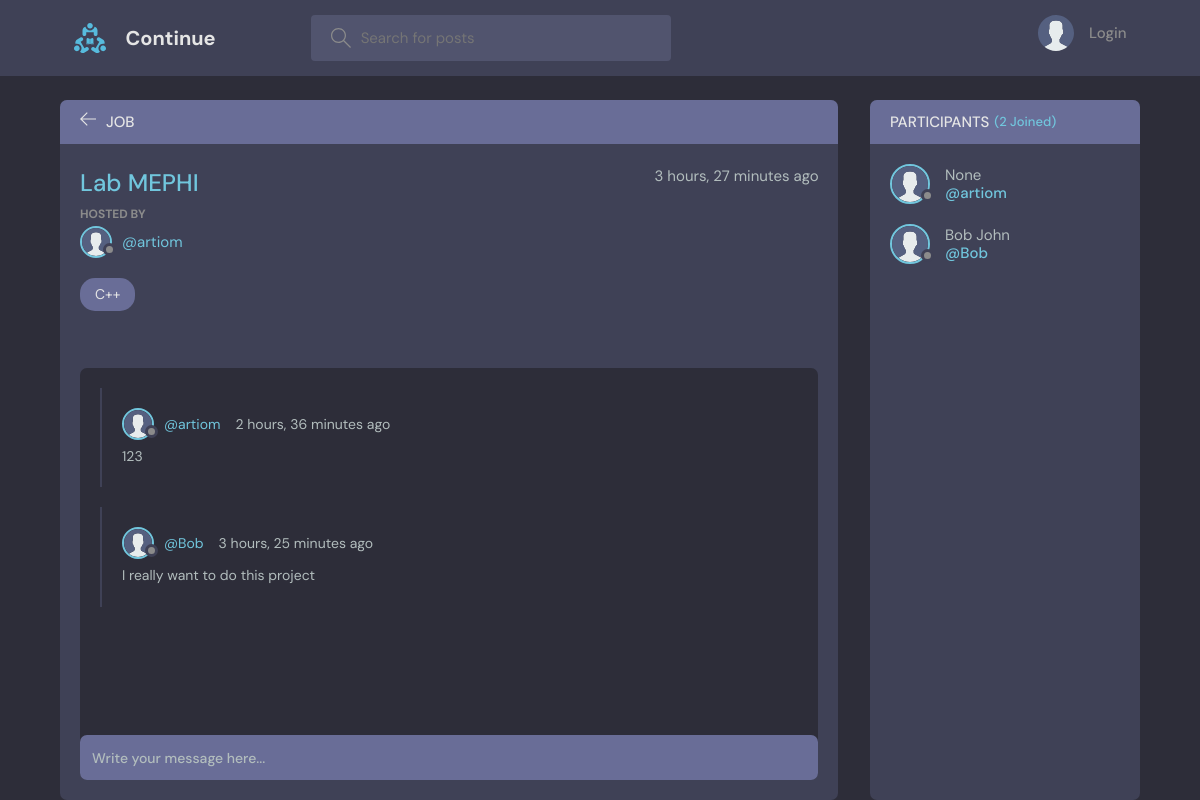
Page /job/1/ on the earlier database version.
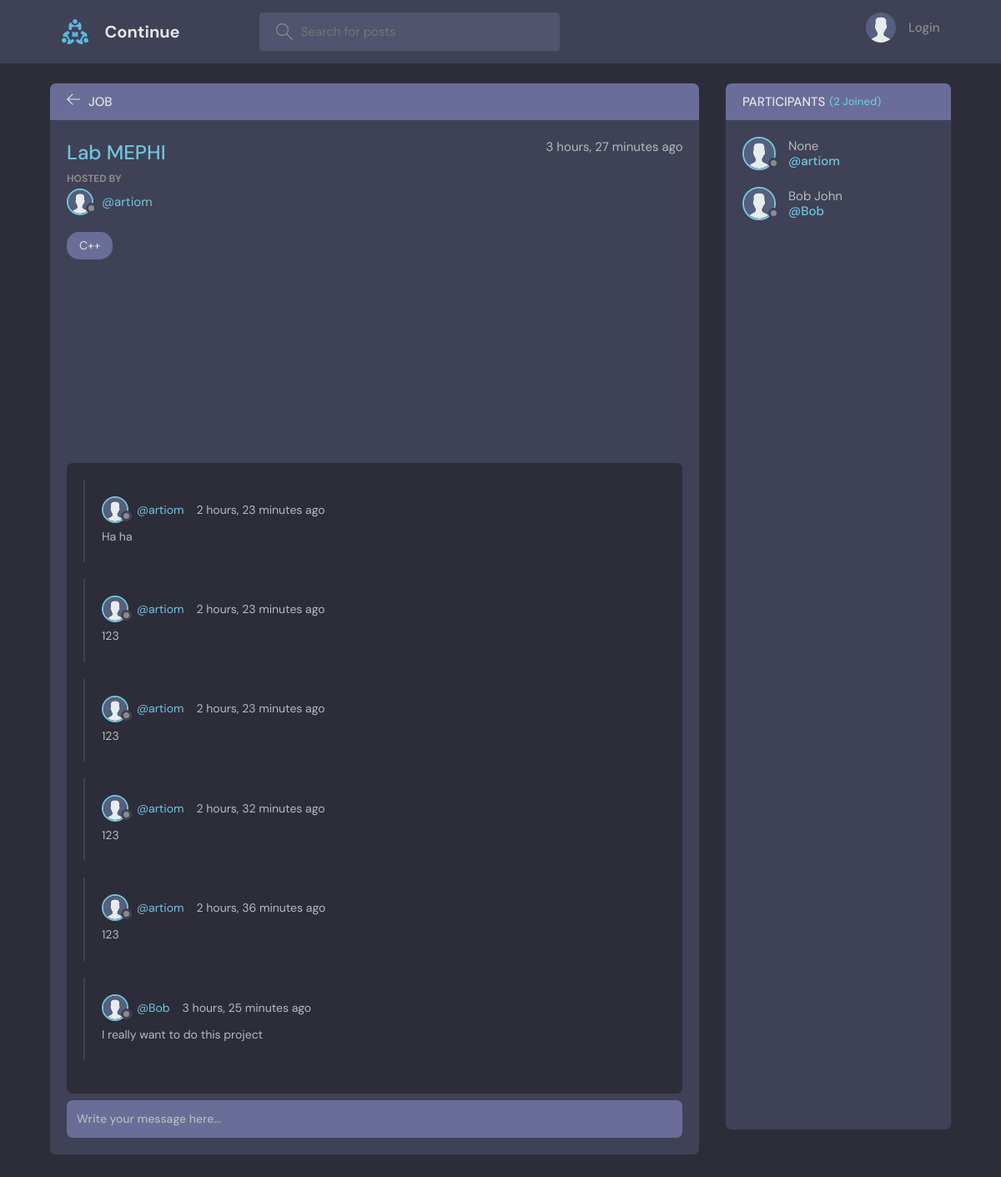
Same page on the later database version.
### base/models.py (models this page shows, shortened)
class Message(models.Model):
    user = models.ForeignKey(User, on_delete=models.CASCADE)
    job = models.ForeignKey(Job, on_delete=models.CASCADE)
    body = models.TextField()
    updated = models.DateTimeField(auto_now=True)
    created = models.DateTimeField(auto_now_add=True)
    class Meta:
        ordering = ['-updated', '-created']

class User(AbstractUser):
    name = models.CharField(max_length=200, null=True)
    email = models.EmailField(unique=True)
    bio = models.TextField(null=True)
    avatar = models.ImageField(null=True, default='avatar.svg')
    balance = MoneyField(max_digits=19, decimal_places=4, default_currency='RUB', default=0)
    USERNAME_FIELD = 'email'
    REQUIRED_FIELDS = []

### base/views.py (the view, shortened to what this page needs)
# urls.py: path('job/<str:pk>/', views.job, name="job"),
def job(request, pk):
    job = Job.objects.get(id=pk)
    job_messages = job.message_set.all()
    participants = User.objects.all() # TODO: правильно определять всех participant для данной job
    job_customer = User.objects.all()[0] # job_customer
    context = {'job': job, 'job_messages': job_messages,
               'participants': participants,
               'job_customer': job_customer}
    return render(request, 'base/job.html', context)

### base/models.py (called while the page is built)
    def __str__(self):
        return self.name

### base/templates/base/job.html (shortened to what this page needs)
{% extends 'main.html' %}
{% block content %}
<main class="profile-page layout layout--2">
  <div class="container">
    <div class="job">
      <div class="job__top">
        <div class="job__topLeft">
          <a href="{% url 'home' %}">
            <svg version="1.1" xmlns="http://www.w3.org/2000/svg" width="32" height="32" viewBox="0 0 32 32">
              <title>arrow-left</title>
              <path
                d="M13.723 2.286l-13.723 13.714 13.719 13.714 1.616-1.611-10.96-10.96h27.625v-2.286h-27.625l10.965-10.965-1.616-1.607z">
              </path>
            </svg>
          </a>
          <h3>Job</h3>
        </div>
      </div>
      <div class="job__box scroll">
        <div class="job__header scroll">
          <div class="job__info">
            <h3>{{job.name}}</h3>
            <span>{{job.created|timesince}} ago</span>
          </div>
          <div class="job__hosted">
            <p>Hosted By</p>
            <a href="{% url 'user-profile' job_customer.id %}" class="job__author">
              <div class="avatar avatar--small">
                <img src="{{job_customer.avatar.url}}" />
              </div>
              <span>@{{job_customer.username}}</span>
            </a>
          </div>
          <span class="job__topics">{{job.topic}}</span>
        </div>
        <div class="job__conversation">
          <div class="threads scroll">
            {% for message in job_messages %}
            <div class="thread">
              <div class="thread__top">
                <div class="thread__author">
                  <a href="{% url 'user-profile' message.user.id %}" class="thread__authorInfo">
                    <div class="avatar avatar--small">
                      <img src="{{message.user.avatar.url}}" />
                    </div>
                    <span>@{{message.user.username}}</span>
                  </a>
                  <span class="thread__date">{{message.created|timesince}} ago</span>
                </div>
              </div>
              <div class="thread__details">
                {{message.body}}
              </div>
            </div>
            {% endfor %}
          </div>
        </div>
      </div>
      <div class="job__message">
        <form action="" method="POST">
          <input name="body" placeholder="Write your message here..." />
        </form>
      </div>
    </div>
    <div class="participants">
      <h3 class="participants__top">Participants <span>({{participants.count}} Joined)</span></h3>
      <div class="participants__list scroll">
        {% for user in participants %}
        <a href="{%  url 'user-profile' user.id %}" class="participant">
          <div class="avatar avatar--medium">
            <img src="{{user.avatar.url}}" />
          </div>
          <p>
            {{user.name}}
            <span>@{{user.username}}</span>
          </p>
        </a>
        {% endfor %}
      </div>
    </div>
  </div>
</main>
{% endblock content %}

Differences in the rows shown:
added Message: user.avatar (placeholder picture), user.username "artiom", created "2 hours, 23 minutes", body "Ha ha"
added Message: user.avatar (placeholder picture), user.username "artiom", created "2 hours, 23 minutes", body "123"
added Message: user.avatar (placeholder picture), user.username "artiom", created "2 hours, 23 minutes", body "123"
added Message: user.avatar (placeholder picture), user.username "artiom", created "2 hours, 32 minutes", body "123"
